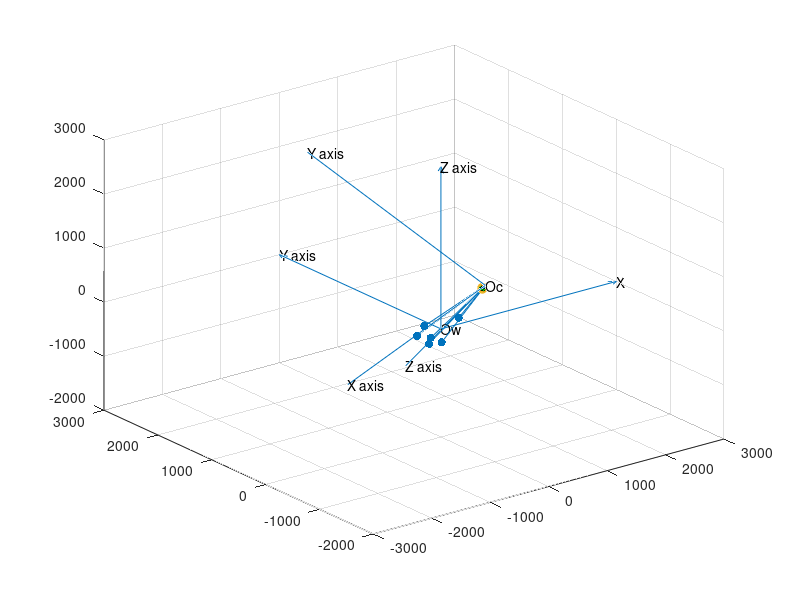

Reproduce this figure in MATLAB.
clear all;clc;
%%%%%%%% part1: %%%%%%%%%%%%%%

% step 1
au=557.0943; av=712.9824; u0=326.3819; v0=298.6679;
f=80;
Tx=100; Ty=0; Tz=1500;
Phix=0.8*pi/2; Phiy=-1.8*pi/2; Phix1=pi/5; %Euler_XYX1 & image size:640*480

% step 2
Rotx=[1 0 0;0 cos(Phix) -sin(Phix);0 sin(Phix) cos(Phix)];
Roty=[cos(Phiy) 0 sin(Phiy) ;0 1 0;-sin(Phiy) 0 cos(Phiy)];
Rotx1=[1 0 0;0 cos(Phix1) -sin(Phix1);0 sin(Phix1) cos(Phix1)];
T=[Tx;Ty;Tz];
R=Rotx*Roty*Rotx1;
ext=[R(1,:) T(1);R(2,:) T(2);R(3,:) T(3);0 0 0 1];
Int=[au 0 u0 0; 0 av v0 0;0 0 1 0];

% step3
Num_points=6; %Num_points=10; Num_points=50; % Number of 3D points
points=randi([-480,480],3,Num_points);

% step4
points=[points;ones(1,Num_points)];
camera_mat=Int*ext;
proj=camera_mat*points;

% step 5
for i=1:size(proj,2)
proj(1:2,i)=proj(1:2,i)/proj(3,i); % normalization by s
end
scatter(proj(1,:),proj(2,:));
close();
% step 6
Q=zeros(size(points,2)*2,11); % every point gives two equations
B=zeros(size(points,2)*2,1);
for i=1:size(proj,2)
Q(2*i-1,:)= [points(1,i),points(2,i), points(3,i),1,0,0,0,0,-proj(1,i)*points(1,i), -proj(1,i)*points(2,i),-proj(1,i)*points(3,i)];    
Q(2*i,:)=[0,0,0,0,points(1,i),points(2,i), points(3,i),1,-proj(2,i)*points(1,i),-proj(2,i)*points(2,i),-proj(2,i)*points(3,i)];
B(2*i-1)=proj(1,i);
B(2*i)=proj(2,i);
end
Hall_mat=Q\B;  % vector of size 11*1
Hall_mat=[Hall_mat; 1];
Hall_mat=[Hall_mat(1:4)';Hall_mat(5:8)';Hall_mat(9:12)'];

% step 7
camera_mat=camera_mat./camera_mat(3,4);
diff=Hall_mat-camera_mat;
ave=sum(diff(:))/12;
SD=sqrt(var(diff(:)));

% step 8
Noise=0.5*randn(size(proj));  % to adapt to the different noise ranges, please change the scaling factor (0.5) accordingly.
proj_n=proj+Noise;
Q_n=zeros(size(points,2)*2,11);
B_n=zeros(size(points,2)*2,1);
for i=1:size(proj,2)
Q_n(2*i-1,:)= [points(1,i),points(2,i), points(3,i),1,0,0,0,0,-proj_n(1,i)*points(1,i), -proj_n(1,i)*points(2,i),-proj_n(1,i)*points(3,i)];    
Q_n(2*i,:)=[0,0,0,0,points(1,i),points(2,i), points(3,i),1,-proj_n(2,i)*points(1,i),-proj_n(2,i)*points(2,i),-proj_n(2,i)*points(3,i)];
B_n(2*i-1)=proj_n(1,i);
B_n(2*i)=proj_n(2,i);
end
Hall_mat_n=Q_n\B_n;
Hall_mat_n=[Hall_mat_n; 1];
Hall_mat_n=[Hall_mat_n(1:4)';Hall_mat_n(5:8)';Hall_mat_n(9:12)'];
diff_n=Hall_mat_n-Hall_mat;
ave_n=sum(diff_n(:))/12;
SD_n=sqrt(var(diff_n(:)));
proj_n_r=Hall_mat_n*points;
for i=1:size(proj,2)
proj_n_r(1:2,i)=proj_n_r(1:2,i)/proj_n_r(3,i); % normalization by s
end
dis_norm=zeros(1,Num_points);
for i=1:size(proj,2)
dis_norm(i)=norm([(proj(1,i)-proj_n_r(1,i)),(proj(2,i)-proj_n_r(2,i))]);
end
ave_n2=mean(dis_norm);
SD_n2=sqrt(var(dis_norm));

%% part2

% step 10
Q_faug=zeros(size(points,2)*2,11);
B_faug=zeros(size(points,2)*2,1);
for i=1:size(proj,2)
Q_faug(2*i-1,:)= [points(1,i),points(2,i), points(3,i),-proj(1,i)*points(1,i),-proj(1,i)*points(2,i),-proj(1,i)*points(3,i),0,0,0,1,0];
Q_faug(2*i,:)=[0,0,0,-proj(2,i)*points(1,i),-proj(2,i)*points(2,i),-proj(2,i)*points(3,i),points(1,i),points(2,i), points(3,i),0,1];
B_faug(2*i-1)=proj(1,i);
B_faug(2*i)=proj(2,i);
end
X=Q_faug\B_faug;
T1=X(1:3);
T2=X(4:6);
T3=X(7:9);
C1=X(10);
C2=X(11);
u01=dot(T1,T2)/(norm(T2)^2);
v01=dot(T2,T3)/(norm(T2)^2);
au1=norm(cross(T1,T2))/(norm(T2)^2);
av1=norm(cross(T2,T3))/(norm(T2)^2);
r1=( norm(T2)/norm(cross(T1,T2)) )*( T1-( ( dot(T1,T2)/(norm(T2)^2) )*T2 ) );
r2=( norm(T2)/norm(cross(T2,T3)) )*( T3-( ( dot(T2,T3)/(norm(T2)^2) )*T2 ) );
r3=T2/norm(T2);
tx=( norm(T2)/norm(cross(T1,T2)) )*( C1-( dot(T1,T2)/(norm(T2)^2) ));
ty=( norm(T2)/norm(cross(T2,T3)) )*( C2-( dot(T2,T3)/(norm(T2)^2) ));
tz=1/norm(T2);
faug_mat=[T1'*tz C1*tz;T3'*tz C2*tz;T2'*tz tz];
R_diff=R-[r1';r2';r3'];
T_diff=[Tx;Ty;Tz]-[tx;ty;tz];
u0_diff=u01-u0;
v0_diff=v01-v0;
au_diff=au1-au;
av_diff=av1-av;

% step 11
proj_nn1=proj_n;%proj_n is defined in step 8
Q_n1=zeros(size(points,2)*2,11);
B_n1=zeros(size(points,2)*2,1);
for i=1:size(proj,2)
Q_n1(2*i-1,:)= [points(1,i),points(2,i), points(3,i),-proj_nn1(1,i)*points(1,i),-proj_nn1(1,i)*points(2,i),-proj_nn1(1,i)*points(3,i),0,0,0,1,0];
Q_n1(2*i,:)=[0,0,0,-proj_nn1(2,i)*points(1,i),-proj_nn1(2,i)*points(2,i),-proj_nn1(2,i)*points(3,i),points(1,i),points(2,i), points(3,i),0,1];
B_n1(2*i-1)=proj_nn1(1,i);
B_n1(2*i)=proj_nn1(2,i);
end
X_n1=Q_n1\B_n1;
T1=X_n1(1:3);
T2=X_n1(4:6);
T3=X_n1(7:9);
C1=X_n1(10);
C2=X_n1(11);
tz=1/norm(T2);
faug_mat_n1=[T1' C1;T3' C2;T2' 1]; % normalized by tz to compare it with Hall's
%faug_mat_n1=[T1'*tz C1*tz;T3'*tz C2*tz;T2'*tz tz];
proj_nn1_r=faug_mat_n1*points;
for i=1:size(proj_nn1_r,2)
proj_nn1_r(1:2,i)=proj_nn1_r(1:2,i)/proj_nn1_r(3,i); % normalization by s
end
dis_norm_nn1=zeros(1,Num_points);
for i=1:size(proj,2)
dis_norm_nn1(i)=norm([(proj(1,i)-proj_nn1_r(1,i)),(proj(2,i)-proj_nn1_r(2,i))]);
end
ave_nn1=mean(dis_norm_nn1); % mean of distances 
SD_nn1=sqrt(var(dis_norm_nn1)) ;% standard deviation of distances

% same accuracy for Hall and Faugeras points;


%% Part 3
W=3000;
% world x axis
scatter3(points(1,:),points(2,:),points(3,:),'fill');hold on;
line([W 0],[0 0],[0 0]);
line([W W-100],[0 50],[0 0]); % first part of the arrow
line([W W-100],[0 -50],[0 0]);% second part of the arrow
text(W,0,0,'X axis');
% world y axis
line([0 0],[0 W],[0 0]);
line([0 50],[W W-100],[0 0]);% first part of the arrow
line([0 -50],[W W-100],[0 0]);% second part of the arrow
text(0,W,0,'Y axis');
% world z axis
line([0 0],[0 0],[0 W]);
line([0 0],[0 -50],[W W-100]);% first part of the arrow
line([0 0],[0 +50],[W W-100]);% second part of the arrow
text(0,0,W,'Z axis');
text(0,0,0,'Ow');

% calculating the inverse transformation matrix
inv_ext=[R',-R'*T];
inv_ext=[inv_ext;0 0 0 1];
% inv_ext*ext: should be equal to identity

% computing the origin and standard unit vectors of the camersa coordinate system
Oc=inv_ext*[0;0;0;1];
Xc=inv_ext*[W;0;0;1];
Yc=inv_ext*[0;W;0;1];
Zc=inv_ext*[0;0;W;1];

% camera x axis
line([Oc(1) Xc(1)],[Oc(2) Xc(2)],[Oc(3) Xc(3)]);hold on;
text(Xc(1),Xc(2),Xc(3),'X axis');

% camera y axis
line([Oc(1) Yc(1)],[Oc(2) Yc(2)],[Oc(3) Yc(3)]);
text(Yc(1),Yc(2),Yc(3),'Y axis');

% camera z axis
line([Oc(1) Zc(1)],[Oc(2) Zc(2)],[Oc(3) Zc(3)]);
text(Zc(1),Zc(2),Zc(3),'Z axis');
text(Oc(1),Oc(2),Oc(3),'Oc');

% checking that camera unit vectors are perpendicular
%dot([Xc(1:3)-Oc(1:3)],[Yc(1:3)-Oc(1:3)])
%dot([Zc(1:3)-Oc(1:3)],[Yc(1:3)-Oc(1:3)])
%dot([Zc(1:3)-Oc(1:3)],[Xc(1:3)-Oc(1:3)])

% focal point
foc=inv_ext*[0;0;f;1];
scatter3(foc(1),foc(2),foc(3),'k','fill');


% image plane
Ix=u0*f/au;
Iy=v0*f/av; 
im_cor1=[-Ix,-Iy,f];im_cor1=inv_ext*[im_cor1,1]';
im_cor2=[Ix,-Iy,f];im_cor2=inv_ext*[im_cor2,1]';
im_cor3=[Ix,Iy,f];im_cor3=inv_ext*[im_cor3,1]';
im_cor4=[-Ix,Iy,f];im_cor4=inv_ext*[im_cor4,1]';
line([im_cor1(1) im_cor2(1)],[im_cor1(2) im_cor2(2)],[im_cor1(3) im_cor2(3)],'Color','g');
line([im_cor2(1) im_cor3(1)],[im_cor2(2) im_cor3(2)],[im_cor2(3) im_cor3(3)],'Color','g');
line([im_cor3(1) im_cor4(1)],[im_cor3(2) im_cor4(2)],[im_cor3(3) im_cor4(3)],'Color','g');
line([im_cor4(1) im_cor1(1)],[im_cor4(2) im_cor1(2)],[im_cor4(3) im_cor1(3)],'Color','g');
%text(im_cor4(1),im_cor4(2),im_cor4(3),'Image Plane');


% 2d points
points_2d=ext*points; % refrences with respect to camera
points_2d(1,:)=f*points_2d(1,:)./points_2d(3,:);
points_2d(2,:)=f*points_2d(2,:)./points_2d(3,:);
points_2d(3,:)=f;
points_2d=inv_ext*points_2d;
scatter3(points_2d(1,:),points_2d(2,:),points_2d(3,:));

%lines between the 3d points and their projections on the image plane
for i=1:size(points,2)
   line([Oc(1,1) points(1,i)],[Oc(2,1) points(2,i)],[Oc(3,1) points(3,i)]); 
end

% checking step to make sure that each 3d point with its projection,2d point , and the origin of the camera coordinate system
% are collinear. The result of the cross prodcut should be theoritically zero:
for i=1:size(points,2)
    cross(points_2d(1:3,i)-Oc(1:3),points(1:3,i)-Oc(1:3));
end


